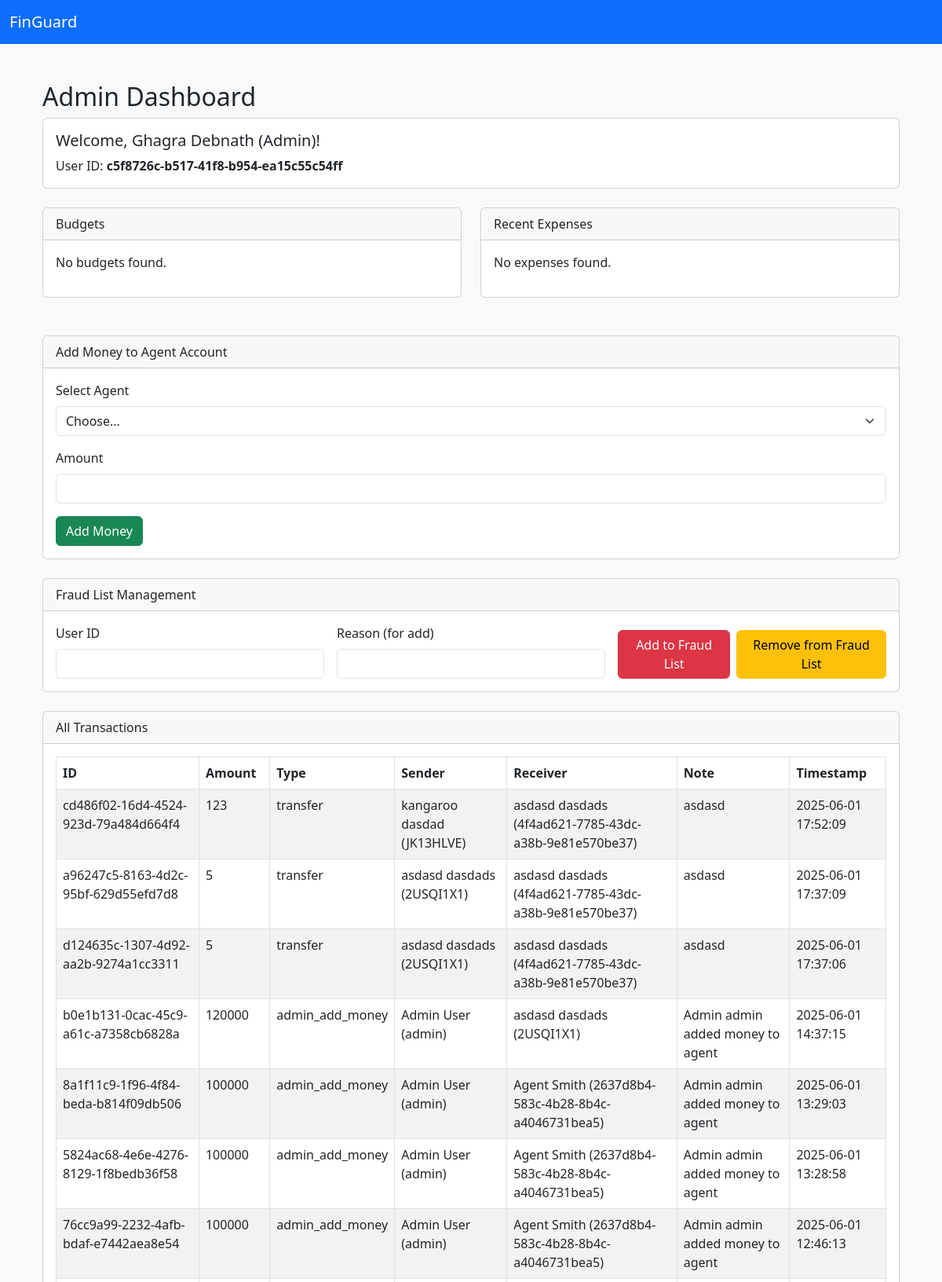
Screenshot of /admin/dashboard (signed in, upper part) with the database file from the repository.
### tables this page shows
CREATE TABLE "users" (
  "id" uuid PRIMARY KEY,
  "first_name" varchar,
  "last_name" varchar,
  "dob" date,
  "age" int,
  "gender" varchar,
  "marital_status" varchar,
  "blood_group" varchar,
  "balance" decimal(10,2),
  "joining_date" date,
  "role_id" uuid
);

CREATE TABLE "transactions" (
  "id" uuid PRIMARY KEY,
  "amount" decimal(10,2),
  "payment_method" varchar,
  "timestamp" datetime,
  "sender_id" uuid,
  "receiver_id" uuid,
  "note" text,
  "type" enum,
  "location" varchar
);

### app/routes/admin.py (the view, shortened to what this page needs)
@admin_bp.route('/admin/dashboard', methods=['GET', 'POST'])
def admin_dashboard():
    user = get_current_user()
    if not user:
        return redirect(url_for('user.login'))
    role_name = get_role_name_by_id(user['role_id'])
    if not role_name or role_name.lower() != 'admin':
        return render_template('login.html', error='Access denied: Admins only.')
    agents = get_agents()
    users = get_all_users()
    budgets = get_user_budgets(user['id'])
    my_transactions = get_recent_transactions(user['id'])
    transactions = get_all_transactions()
    frauds = get_all_frauds()
    try:
        admin_logs = get_admin_logs()
    except Exception:
        admin_logs = []
    add_money_success = None
    add_money_error = None
    fraud_action_success = None
    fraud_action_error = None
    role_action_success = None
    role_action_error = None
    perm_action_success = None
    perm_action_error = None
    roles = get_all_roles()
    permissions = get_all_permissions()
    role_permissions_map = {}
    for role in roles:
        role_permissions_map[role['id']] = [p['id'] for p in get_permissions_for_role(role['id'])]
    return render_template('admin_dashboard.html', user=user, agents=agents, users=users, budgets=budgets, my_transactions=my_transactions, transactions=transactions, frauds=frauds, admin_logs=admin_logs, add_money_success=add_money_success, add_money_error=add_money_error, fraud_action_success=fraud_action_success, fraud_action_error=fraud_action_error, role_action_success=role_action_success, role_action_error=role_action_error, roles=roles, permissions=permissions, role_permissions_map=role_permissions_map, perm_action_success=perm_action_success, perm_action_error=perm_action_error)

### app/__init__.py (called while the page is built)
def get_db_connection():
    conn = sqlite3.connect('fin_guard.db')
    conn.row_factory = sqlite3.Row
    return conn

### app/utils/admin_utils.py (called while the page is built)
def get_role_name_by_id(role_id):
    conn = current_app.get_db_connection()
    row = conn.execute('SELECT name FROM roles WHERE id = ?', (role_id,)).fetchone()
    conn.close()
    return row['name'] if row else None

def get_agents():
    conn = current_app.get_db_connection()
    agents = conn.execute('SELECT u.id, u.first_name, u.last_name, u.balance FROM users u JOIN roles r ON u.role_id = r.id WHERE LOWER(r.name) = "agent"').fetchall()
    conn.close()
    return agents

def get_all_users():
    conn = current_app.get_db_connection()
    users = conn.execute('SELECT u.id, u.first_name, u.last_name, u.balance FROM users u').fetchall()
    conn.close()
    return users

def get_all_transactions(limit=100):
    conn = current_app.get_db_connection()
    txs = conn.execute('''SELECT t.*, s.first_name as sender_first, s.last_name as sender_last, r.first_name as receiver_first, r.last_name as receiver_last FROM transactions t
        LEFT JOIN users s ON t.sender_id = s.id
        LEFT JOIN users r ON t.receiver_id = r.id
        ORDER BY t.timestamp DESC LIMIT ?''', (limit,)).fetchall()
    conn.close()
    return txs

def get_all_frauds(limit=100):
    conn = current_app.get_db_connection()
    frauds = conn.execute('''SELECT f.*, u1.first_name as reporter_first, u1.last_name as reporter_last, u2.first_name as reported_first, u2.last_name as reported_last FROM fraud_list f
        LEFT JOIN users u1 ON f.user_id = u1.id
        LEFT JOIN users u2 ON f.reported_user_id = u2.id
        ORDER BY f.id DESC LIMIT ?''', (limit,)).fetchall()
    conn.close()
    return frauds

def get_admin_logs(limit=100):
    conn = current_app.get_db_connection()
    logs = conn.execute('''SELECT l.*, a.first_name as admin_first, a.last_name as admin_last FROM admin_logs l LEFT JOIN users a ON l.admin_id = a.id ORDER BY l.timestamp DESC LIMIT ?''', (limit,)).fetchall()
    conn.close()
    return logs

### app/utils/dashboard.py (called while the page is built)
def get_user_budgets(user_id):
    conn = current_app.get_db_connection()
    budgets = conn.execute('SELECT * FROM budgets WHERE user_id = ?', (user_id,)).fetchall()
    conn.close()
    return budgets

### app/utils/permissions_utils.py (called while the page is built)
def get_all_roles():
    conn = current_app.get_db_connection()
    roles = conn.execute('SELECT * FROM roles').fetchall()
    conn.close()
    return roles

### app/templates/admin_dashboard.html (shortened to what this page needs)
{% extends 'base.html' %}
{% block content %}
<div class="container py-4">
    <h2>Admin Dashboard</h2>
    <div class="card mb-4">
        <div class="card-body">
            <h5 class="card-title">Welcome, {{ user.first_name }} {{ user.last_name }} (Admin)!</h5>
            <p class="card-text">User ID: <strong>{{ user.id }}</strong></p>
        </div>
    </div>
    <div class="row">
        <div class="col-md-6">
            <div class="card mb-4">
                <div class="card-header">Budgets</div>
                <div class="card-body">
                    {% if budgets %}
                        <ul class="list-group">
                        {% for budget in budgets %}
                            <li class="list-group-item d-flex justify-content-between align-items-center">
                                {{ budget.name if budget.name else 'N/A' }} ({{ budget.currency if budget.currency else '' }})
                                <span class="badge bg-primary">{{ budget.amount }}</span>
                            </li>
                        {% endfor %}
                        </ul>
                    {% else %}
                        <p>No budgets found.</p>
                    {% endif %}
                </div>
            </div>
        </div>
        <div class="col-md-6">
            <div class="card mb-4">
                <div class="card-header">Recent Expenses</div>
                <div class="card-body">
                    {% if expenses %}
                        <ul class="list-group">
                        {% for exp in expenses %}
                            <li class="list-group-item d-flex justify-content-between align-items-center">
                                {{ exp.note if exp.note else 'Expense' }} ({{ exp.location if exp.location else '' }})
                                <span class="badge bg-danger">{{ exp.amount }}</span>
                            </li>
                        {% endfor %}
                        </ul>
                    {% else %}
                        <p>No expenses found.</p>
                    {% endif %}
                </div>
            </div>
        </div>
    </div>
    <div class="card mt-4 mb-4">
        <div class="card-header">Add Money to Agent Account</div>
        <div class="card-body">
            <form method="POST">
                <div class="mb-3">
                    <label for="agent_id" class="form-label">Select Agent</label>
                    <select class="form-select" id="agent_id" name="agent_id" required>
                        <option value="">Choose...</option>
                    </select>
                </div>
                <div class="mb-3">
                    <label for="amount" class="form-label">Amount</label>
                    <input type="number" class="form-control" id="amount" name="amount" min="0.01" step="0.01" required>
                </div>
                <button type="submit" class="btn btn-success">Add Money</button>
            </form>
        </div>
    </div>
    <div class="card mb-4">
        <div class="card-header">Fraud List Management</div>
        <div class="card-body">
            <form method="POST" class="row g-3">
                <div class="col-md-4">
                    <label for="fraud_user_id" class="form-label">User ID</label>
                    <input type="text" class="form-control" id="fraud_user_id" name="fraud_user_id" required>
                </div>
                <div class="col-md-4">
                    <label for="fraud_reason" class="form-label">Reason (for add)</label>
                    <input type="text" class="form-control" id="fraud_reason" name="fraud_reason">
                </div>
                <div class="col-md-4 d-flex align-items-end gap-2">
                    <button type="submit" name="fraud_action" value="add" class="btn btn-danger">Add to Fraud List</button>
                    <button type="submit" name="fraud_action" value="remove" class="btn btn-warning">Remove from Fraud List</button>
                </div>
            </form>
        </div>
    </div>
    <div class="card mb-4">
        <div class="card-header">All Transactions</div>
        <div class="card-body table-responsive">
            <table class="table table-striped table-bordered">
                <thead>
                    <tr>
                        <th>ID</th>
                        <th>Amount</th>
                        <th>Type</th>
                        <th>Sender</th>
                        <th>Receiver</th>
                        <th>Note</th>
                        <th>Timestamp</th>
                    </tr>
                </thead>
                <tbody>
                    {% for t in transactions %}
                    <tr>
                        <td>{{ t.id }}</td>
                        <td>{{ t.amount }}</td>
                        <td>{{ t.type }}</td>
                        <td>{{ t.sender_first }} {{ t.sender_last }} ({{ t.sender_id }})</td>
                        <td>{{ t.receiver_first }} {{ t.receiver_last }} ({{ t.receiver_id }})</td>
                        <td>{{ t.note }}</td>
                        <td>{{ t.timestamp }}</td>
                    </tr>
                    {% endfor %}
                </tbody>
            </table>
        </div>
    </div>
</div>
{% endblock %}

### app/static/css/style.css (style rules this page uses)
body { background-color: #f8f9fa; }

### rows the page displays
users: first_name "Ghagra", last_name "Debnath", id "c5f8726c-b517-41f8-b954-ea15c55c54ff"
transactions: id "cd486f02-16d4-4524-923d-79a484d664f4", amount "123", type "transfer", sender_first "kangaroo", sender_last "dasdad", sender_id "JK13HLVE", receiver_first "asdasd", receiver_last "dasdads", receiver_id "4f4ad621-7785-43dc-a38b-9e81e570be37", note "asdasd", timestamp "2025-06-01 17:52:09"
transactions: id "a96247c5-8163-4d2c-95bf-629d55efd7d8", amount "5", type "transfer", sender_first "asdasd", sender_last "dasdads", sender_id "2USQI1X1", receiver_first "asdasd", receiver_last "dasdads", receiver_id "4f4ad621-7785-43dc-a38b-9e81e570be37", note "asdasd", timestamp "2025-06-01 17:37:09"
transactions: id "d124635c-1307-4d92-aa2b-9274a1cc3311", amount "5", type "transfer", sender_first "asdasd", sender_last "dasdads", sender_id "2USQI1X1", receiver_first "asdasd", receiver_last "dasdads", receiver_id "4f4ad621-7785-43dc-a38b-9e81e570be37", note "asdasd", timestamp "2025-06-01 17:37:06"
transactions: id "b0e1b131-0cac-45c9-a61c-a7358cb6828a", amount "120000", type "admin_add_money", sender_first "Admin", sender_last "User", sender_id "admin", receiver_first "asdasd", receiver_last "dasdads", receiver_id "2USQI1X1", note "Admin admin added money to agent", timestamp "2025-06-01 14:37:15"
transactions: id "8a1f11c9-1f96-4f84-beda-b814f09db506", amount "100000", type "admin_add_money", sender_first "Admin", sender_last "User", sender_id "admin", receiver_first "Agent", receiver_last "Smith", receiver_id "2637d8b4-583c-4b28-8b4c-a4046731bea5", note "Admin admin added money to agent", timestamp "2025-06-01 13:29:03"
transactions: id "5824ac68-4e6e-4276-8129-1f8bedb36f58", amount "100000", type "admin_add_money", sender_first "Admin", sender_last "User", sender_id "admin", receiver_first "Agent", receiver_last "Smith", receiver_id "2637d8b4-583c-4b28-8b4c-a4046731bea5", note "Admin admin added money to agent", timestamp "2025-06-01 13:28:58"
transactions: id "76cc9a99-2232-4afb-bdaf-e7442aea8e54", amount "100000", type "admin_add_money", sender_first "Admin", sender_last "User", sender_id "admin", receiver_first "Agent", receiver_last "Smith", receiver_id "2637d8b4-583c-4b28-8b4c-a4046731bea5", note "Admin admin added money to agent", timestamp "2025-06-01 12:46:13"
